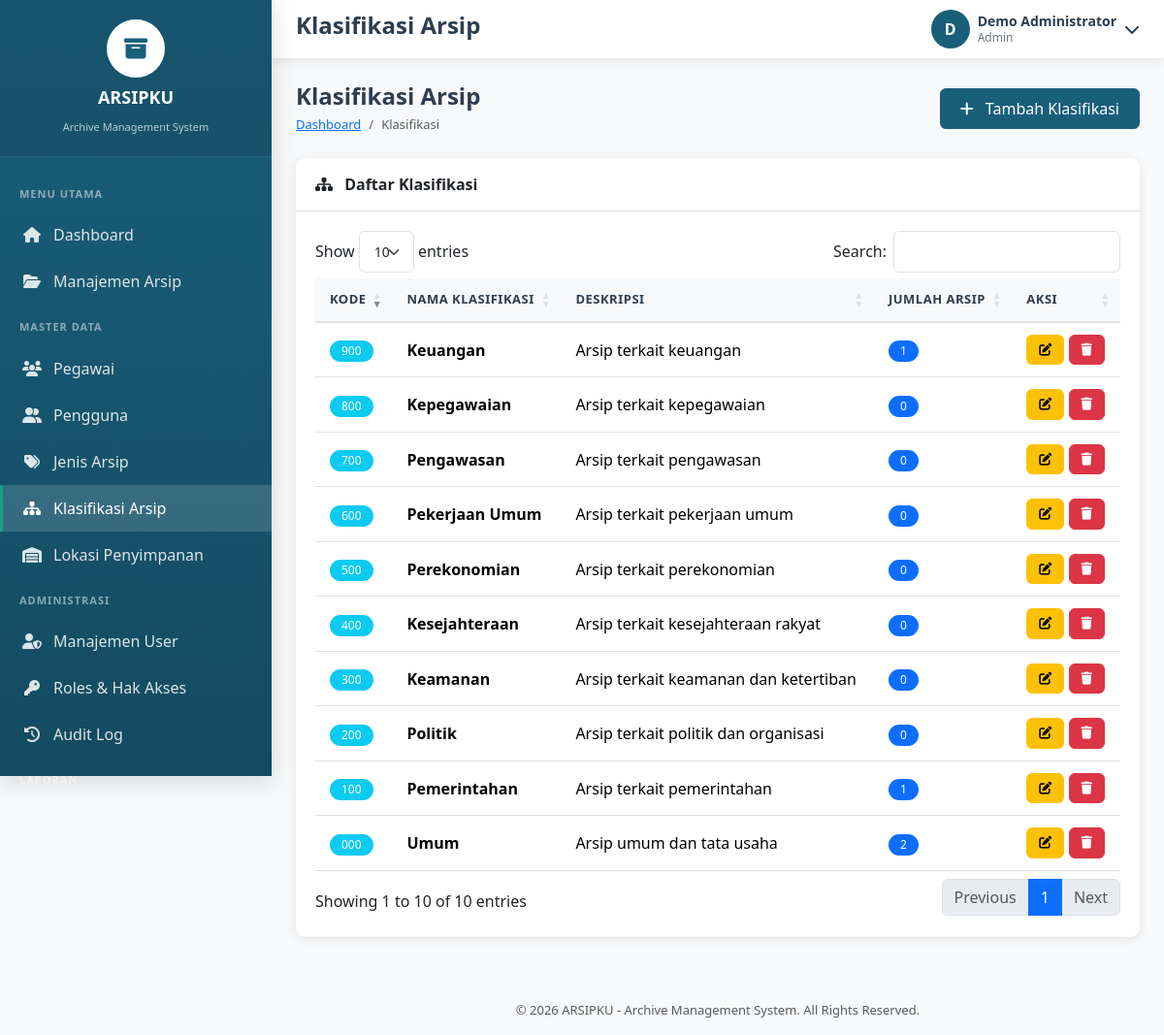
/klasifikasi.php (signed in), run on the app's committed database.
### tables this page shows
CREATE TABLE Klasifikasi_Arsip (
    ID_Klasifikasi_Arsip INT PRIMARY KEY AUTO_INCREMENT,
    Kode_Klasifikasi VARCHAR(50),
    Nama_Klasifikasi VARCHAR(255) NOT NULL,
    Deskripsi_Klasifikasi TEXT,
    Created_At TIMESTAMP DEFAULT CURRENT_TIMESTAMP
);

### config/config.php (called while the page is built, shortened)
<?php
function getUserRole() {
    return $_SESSION['user_role'] ?? 'Viewer';
}
function hasAccess($requiredRole) {
    $userRole = getUserRole();
    $roles = ['Admin' => 3, 'Operator' => 2, 'Viewer' => 1];
    return ($roles[$userRole] ?? 0) >= ($roles[$requiredRole] ?? 0);
}
?>

### klasifikasi.php (the view, shortened to what this page needs)
<?php
require_once 'includes/header.php';
$db = getDB();
$klasifikasiList = $db->query("
    SELECT
        k.*,
        COUNT(a.ID_Arsip) AS total_arsip
    FROM Klasifikasi_Arsip k
    LEFT JOIN Arsip a
        ON a.ID_Klasifikasi_Arsip = k.ID_Klasifikasi_Arsip
    GROUP BY
        k.ID_Klasifikasi_Arsip,
        k.Kode_Klasifikasi,
        k.Nama_Klasifikasi,
        k.Deskripsi_Klasifikasi
    ORDER BY k.Kode_Klasifikasi
")->fetchAll();
require_once 'includes/sidebar.php';
require_once 'includes/topbar.php';
?>
<div class="page-header d-flex justify-content-between align-items-center">
<div>
<h1 class="page-title">
Klasifikasi Arsip
</h1>
<nav aria-label="breadcrumb">
<ol class="breadcrumb">
<li class="breadcrumb-item">
<a href="index.php">
Dashboard
</a>
</li>
<li class="breadcrumb-item active">
Klasifikasi
</li>
</ol>
</nav>
</div>
<?php if(hasAccess('Operator')): ?>
<button
class="btn btn-primary"
data-bs-toggle="modal"
data-bs-target="#addModal">
<i class="fas fa-plus me-2"></i>
Tambah Klasifikasi
</button>
<?php endif; ?>
</div>
<div class="card">
<div class="card-header">
<i class="fas fa-sitemap me-2"></i>
Daftar Klasifikasi
</div>
<div class="card-body">
<div class="table-responsive">
<table class="table data-table">
<thead>
<tr>
<th>Kode</th>
<th>Nama Klasifikasi</th>
<th>Deskripsi</th>
<th>Jumlah Arsip</th>
<th>Aksi</th>
</tr>
</thead>
<tbody>
<?php foreach($klasifikasiList as $klas): ?>
<tr>
<td>
<span class="badge bg-info">
<?= htmlspecialchars($klas['Kode_Klasifikasi'] ?? '-') ?>
</span>
</td>
<td>
<strong>
<?= htmlspecialchars($klas['Nama_Klasifikasi']) ?>
</strong>
</td>
<td>
<?= htmlspecialchars($klas['Deskripsi_Klasifikasi'] ?? '-') ?>
</td>
<td>
<span class="badge bg-primary">
<?= $klas['total_arsip'] ?>
</span>
</td>
<td>
<?php if(hasAccess('Operator')): ?>
<button
class="btn btn-sm btn-warning"
onclick='editKlasifikasi(<?= json_encode($klas) ?>)'>
<i class="fas fa-edit"></i>
</button>
<?php endif; ?>
<?php if(hasAccess('Admin')): ?>
<form method="POST" style="display:inline">
<button
type="submit"
class="btn btn-sm btn-danger"
onclick="return confirm('Hapus klasifikasi ini?')">
<i class="fas fa-trash"></i>
</button>
</form>
<?php endif; ?>
</td>
</tr>
<?php endforeach; ?>
</tbody>
</table>
</div>
</div>
</div>
<?php require_once 'includes/footer.php'; ?>

### assets/css/style.css (style rules this page uses)
:root { --primary-color: #1a5f7a; --primary-dark: #134b61; --primary-light: #2980b9; --secondary-color: #16a085; --accent-color: #e74c3c; --sidebar-width: 280px; --header-height: 60px; --bg-light: #f8f9fa; --text-dark: #2c3e50; --text-muted: #6c757d; --border-color: #dee2e6; --shadow: 0 2px 10px rgba(0,0,0,0.1); --shadow-lg: 0 5px 25px rgba(0,0,0,0.15); }
* { margin: 0; padding: 0; box-sizing: border-box; }
body { font-family: 'Segoe UI', Tahoma, Geneva, Verdana, sans-serif; background-color: var(--bg-light); color: var(--text-dark); overflow-x: hidden; }
.page-header { margin-bottom: 25px; }
.page-title { font-size: 24px; font-weight: 600; color: var(--text-dark); margin-bottom: 5px; }
.breadcrumb { background: none; padding: 0; margin: 0; font-size: 13px; }
.card { background: white; border-radius: 10px; box-shadow: var(--shadow); border: none; margin-bottom: 25px; }
.card-header { background: white; border-bottom: 1px solid var(--border-color); padding: 15px 20px; font-weight: 600; border-radius: 10px 10px 0 0 !important; }
.card-body { padding: 20px; }
.table { margin-bottom: 0; }
.table th { background: var(--bg-light); font-weight: 600; color: var(--text-dark); border-bottom: 2px solid var(--border-color); padding: 12px 15px; font-size: 13px; text-transform: uppercase; letter-spacing: 0.5px; }
.table td { padding: 12px 15px; vertical-align: middle; border-bottom: 1px solid var(--border-color); }
.badge { padding: 5px 12px; font-weight: 500; font-size: 12px; border-radius: 20px; }
.btn { padding: 8px 20px; border-radius: 6px; font-weight: 500; transition: all 0.3s ease; }
.btn-primary { background: var(--primary-color); border-color: var(--primary-color); }
.btn-sm { padding: 5px 12px; font-size: 13px; }

### data on the page
klasifikasi_arsip: Kode_Klasifikasi "000", Nama_Klasifikasi "Umum", Deskripsi_Klasifikasi "Arsip umum dan tata usaha", total_arsip "2"
klasifikasi_arsip: Kode_Klasifikasi "100", Nama_Klasifikasi "Pemerintahan", Deskripsi_Klasifikasi "Arsip terkait pemerintahan", total_arsip "1"
klasifikasi_arsip: Kode_Klasifikasi "200", Nama_Klasifikasi "Politik", Deskripsi_Klasifikasi "Arsip terkait politik dan organisasi", total_arsip "0"
klasifikasi_arsip: Kode_Klasifikasi "300", Nama_Klasifikasi "Keamanan", Deskripsi_Klasifikasi "Arsip terkait keamanan dan ketertiban", total_arsip "0"
klasifikasi_arsip: Kode_Klasifikasi "400", Nama_Klasifikasi "Kesejahteraan", Deskripsi_Klasifikasi "Arsip terkait kesejahteraan rakyat", total_arsip "0"
klasifikasi_arsip: Kode_Klasifikasi "500", Nama_Klasifikasi "Perekonomian", Deskripsi_Klasifikasi "Arsip terkait perekonomian", total_arsip "0"
klasifikasi_arsip: Kode_Klasifikasi "600", Nama_Klasifikasi "Pekerjaan Umum", Deskripsi_Klasifikasi "Arsip terkait pekerjaan umum", total_arsip "0"
klasifikasi_arsip: Kode_Klasifikasi "700", Nama_Klasifikasi "Pengawasan", Deskripsi_Klasifikasi "Arsip terkait pengawasan", total_arsip "0"
klasifikasi_arsip: Kode_Klasifikasi "800", Nama_Klasifikasi "Kepegawaian", Deskripsi_Klasifikasi "Arsip terkait kepegawaian", total_arsip "0"
klasifikasi_arsip: Kode_Klasifikasi "900", Nama_Klasifikasi "Keuangan", Deskripsi_Klasifikasi "Arsip terkait keuangan", total_arsip "1"

### other printed values
APP_NAME "ARSIPKU"
APP_FULL_NAME "Archive Management System"
$pageTitle "Klasifikasi Arsip"
substr($_SESSION['user_name'] ?? 'U', 0, 1) "D"
$_SESSION['user_name'] "Demo Administrator"
$_SESSION['user_role'] "Admin"
